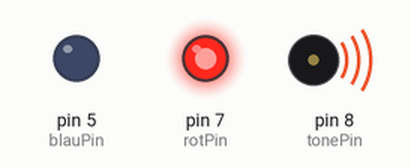
This sketch was run on a simulated Arduino Uno, built with avr-gcc and run on an emulated ATmega328P. Parts: output pins drawn as LEDs (lit = HIGH), buzzer (waves = sounding).

Above: at 0.1 s.
At 5.4 s:
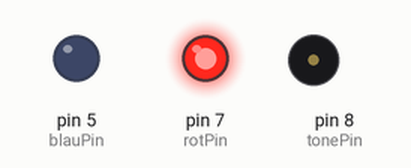
At 10.3 s:
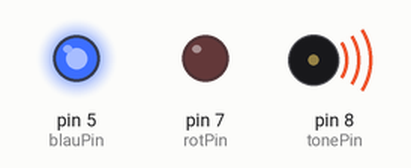
At 21.6 s:
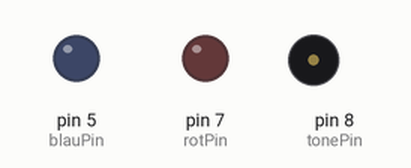
Timing chart, 0 to 23.1 s (numbered marks = the images above):
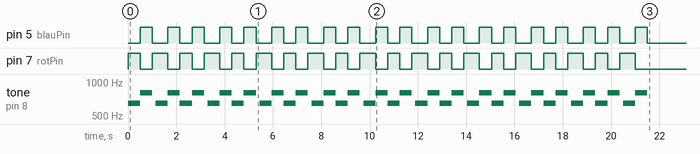

The sketch:

WeeWuu.ino
```cpp
int rotPin = 7;
int blauPin = 5;
const int tonePin = 8;

const int NOTE_E5 = 650;
const int NOTE_G5 = 800;

void setup() {
    pinMode(rotPin, OUTPUT);
    pinMode(blauPin, OUTPUT);
    pinMode(tonePin, OUTPUT);

    unsigned long startTime = millis();
    unsigned long duration = 20000;

    while (millis() - startTime < duration) {
        weeewuuu();
    }

    digitalWrite(rotPin, LOW);
    digitalWrite(blauPin, LOW);
    noTone(tonePin);
}

void loop() {
}

void weeewuuu() {
    digitalWrite(rotPin, HIGH);
    digitalWrite(blauPin, LOW);
    tone(tonePin, NOTE_E5);
    delay(500);
    noTone(tonePin);

    digitalWrite(rotPin, LOW);
    digitalWrite(blauPin, HIGH);
    tone(tonePin, NOTE_G5);
    delay(500);
    noTone(tonePin);

    digitalWrite(blauPin, LOW);
    digitalWrite(rotPin, HIGH);
    delay(150);
    noTone(tonePin);

    digitalWrite(blauPin, LOW);
    digitalWrite(rotPin, HIGH);
    tone(tonePin, NOTE_E5);
    delay(500);
    noTone(tonePin);

    digitalWrite(rotPin, LOW);
    digitalWrite(blauPin, HIGH);
    tone(tonePin, NOTE_G5);
    delay(500);
    noTone(tonePin);
}
```
